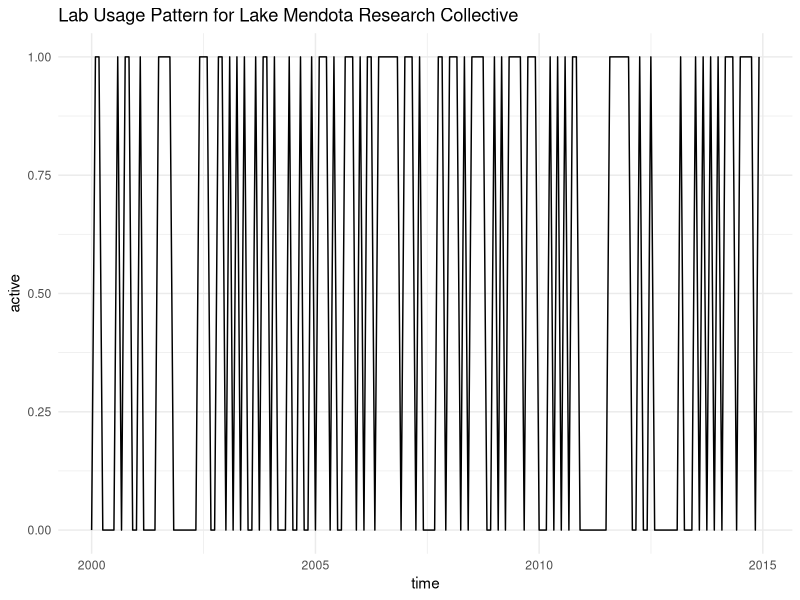

Source code (R):
## ---- chunk 1
#| label: setup
#| echo: false
#| include: false

library(tidyverse)
library(glue)
library(stringi)

data <- read_csv("lab-active-data.csv") #reads in the data 

## ---- chunk 2
slice_sample(data, n=10)
## ---- chunk 3




# args <- commandArgs(trailingOnly = TRUE)
# input_file <- args[1]
# start_year <- as.integer(args[2])
# start_month <- as.integer(args[3])
# end_year <- as.integer(args[4])
# end_month <- as.integer(args[5])
# output_file <- args[6]




count_peaks <- function(df, start_year, start_month, end_year, end_month) {

df %>%
  filter((year > start_year & year < end_year) |
         (year == start_year) |
         (year == end_year)) %>%
  mutate(
    usage_trimmed = case_when(
      year == start_year & year == end_year ~ substr(usage, start_month, end_month),
      year == start_year ~ substr(usage, start_month, 12),
      year == end_year ~ substr(usage, 1, end_month),
      TRUE ~ usage
    ),
    peaks = case_when(
      usage_trimmed == str_dup("F", str_length(usage_trimmed)) ~ 0,
      usage_trimmed == str_dup("T", str_length(usage_trimmed)) ~ 100,
      TRUE ~ stri_count_regex(usage_trimmed, "F*T+"),
    )
  )
}


how_active2 <- function(df, 
                        test_lab = unique(df$lab_id), 
                        start_year = df |> arrange(year) |> distinct(year) |>  head(n=1),
                        end_year = df |> arrange(year) |> distinct(year) |>  tail(n=1),
                        start_month = 1,
                        end_month = 12) {

# how_active() takes a tibble(year, lab_id, and usage)
# it returns a tibble where the first column is the lab_id and the second column is a
# list containing  contaning a two-column tibble with the year and the number of peaks for that year
# by default how_active() ranges over all the labs and all the years in the data argument
# how_active() takes optionally a specific lab names and specific years  
# by default it analysis the entire year, i.e. start_month = 1, end_month = 12

test_year <-  unique(df$year)

    df |> 
        filter(lab_id %in% test_lab, year %in% test_year) |> 
        group_by(lab_id) |>
        count_peaks(start_year, start_month, end_year , end_month) |>
        group_by(lab_id, year) |> 
        summarize(n_peaks = peaks, #number of peaks of activity
                  w_peak = str_count(usage_trimmed, pattern = 'T')/12, #weight of those peaks 
                  x_pattern = usage_trimmed, #extended pattern
                  .groups = "drop") |> 
        nest(.by = lab_id)

}

# code belows has to change to add the xtended pattern to the time range 
# x_pattern = get_usage_pattern(lab_id, 
#                               start_year = start_year,
#                               start_month = start_month,
#                               end_year = end_year, 
#                               end_month = end_month), #extended pattern

################################################
get_usage_pattern <- function(df, lab_id, start_year, start_month, end_year, end_month) {
  # Filter the data for the specified lab_id and year range
  filtered_df <- df[df$lab_id == lab_id & df$year >= start_year & df$year <= end_year, ]
  
  # Initialize the concatenated pattern
  concatenated_pattern <- ""
  
  # Loop through each row in the filtered data
  for (i in 1:nrow(filtered_df)) {
    year <- filtered_df$year[i]
    usage <- filtered_df$usage[i]
    
    # Determine the start and end indices for the substring
    start_idx <- if (year == start_year) start_month else 1
    end_idx <- if (year == end_year) end_month else 12
    
    # Extract and append the relevant substring
    concatenated_pattern <- paste0(concatenated_pattern, substr(usage, start_idx, end_idx))
  }
  
  return(concatenated_pattern)
}

################################################

how_active2(df = data) |> unnest(cols = c(data))


how_active2(df = data, start_year = 2010, end_year = 2010, start_month = 1, end_month = 12) |> unnest(cols = c(data))

get_usage_pattern(data, "Lake Mendota Research Collective", 2000, 1, 2025, 12)

was_active <- function(data, test_lab_id, test_year, test_month) {
#takes standarized data, year, lab_id, usage
#
data |> 
    filter(year == test_year, lab_id == test_lab_id) |> 
    pull(usage) |>
    str_sub(test_month, test_month) |> 
    (\(x) ifelse(x == "T", TRUE, FALSE))()

}


## ---- chunk 4


# Function to extract usage pattern
get_extended_pattern <- function(df, lab_id, start_year, start_month, end_year, end_month) {
  # Filter for the lab and year range
  filtered_df <- df %>%
    filter(lab_id == lab_id,
           year >= start_year,
           year <= end_year)
  
  pattern <- ""
  
  for (i in 1:nrow(filtered_df)) {
    year <- filtered_df$year[i]
    usage <- filtered_df$usage[i]
    
    start_idx <- if (year == start_year) start_month else 1
    end_idx <- if (year == end_year) end_month else 12
    
    pattern <- paste0(pattern, substr(usage, start_idx, end_idx))
  }
  
  return(pattern)
}

# Function to create the plot
plot_usage_pattern <- function(df, lab_id, start_year, start_month, end_year, end_month) {
  pattern <- get_extended_pattern(df, lab_id, start_year, start_month, end_year, end_month)
  num_months <- nchar(pattern)
  
  # Create time sequence
  start_date <- ymd(paste(start_year, start_month, "01", sep = "-"))
  time_seq <- seq.Date(from = start_date, by = "month", length.out = num_months)
  
  # Create data frame for plotting
  plot_df <- data.frame(
    time = time_seq,
    active = as.integer(strsplit(pattern, "")[[1]] == "T")
  )
  
  # Plot
  ggplot(plot_df, aes(x = time, y = active)) +
    geom_line() +
    labs(x = "time", y = "active", title = paste("Lab Usage Pattern for", lab_id)) +
    theme_minimal()
}

# Example usage

plot_usage_pattern(data, "Lake Mendota Research Collective", 2000, 1, 2001, 6)

